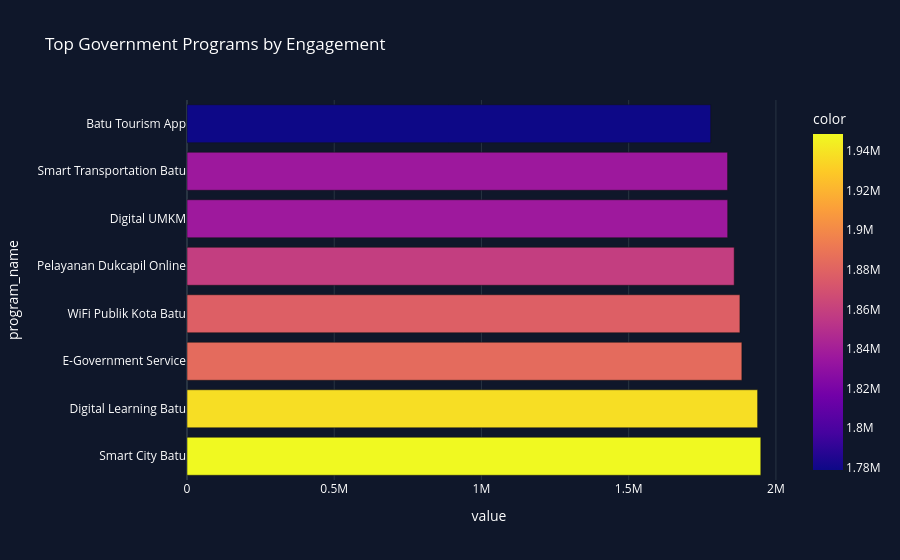

The notebook cell saved with this chart:
### Markdown cell above
STEP 2.6 — TOP GOVERNMENT PROGRAMS BY ENGAGEMENT

### Code cell
program_engagement = (
    df.groupby("program_name")["engagement_score"]
    .sum()
    .sort_values(ascending=False)
    .head(10)
)

fig = px.bar(
    program_engagement,
    orientation="h",
    title="Top Government Programs by Engagement",
    template="plotly_dark",
    color=program_engagement.values
)

fig.update_layout(
    paper_bgcolor="#0F172A",
    plot_bgcolor="#0F172A",
    font_color="white"
)

fig.show()

### Figure 1 — Plotly figure (JSON) as saved in the notebook; plotly's stock layout.template omitted (floating-point values rounded to 4 significant figures)
{"data": [{"hovertemplate": "value=%{x}<br>program_name=%{y}<br>color=%{marker.color}<extra></extra>", "legendgroup": "", "marker": {"color": [1948690, 1937864, 1884377, 1877782, 1858361, 1836277, 1835897, 1778731], "coloraxis": "coloraxis", "pattern": {"shape": ""}}, "name": "", "orientation": "h", "showlegend": false, "textposition": "auto", "type": "bar", "x": [1948690, 1937864, 1884377, 1877782, 1858361, 1836277, 1835897, 1778731], "xaxis": "x", "y": ["Smart City Batu", "Digital Learning Batu", "E-Government Service", "WiFi Publik Kota Batu", "Pelayanan Dukcapil Online", "Digital UMKM", "Smart Transportation Batu", "Batu Tourism App"], "yaxis": "y"}], "layout": {"barmode": "relative", "coloraxis": {"colorbar": {"title": {"text": "color"}}, "colorscale": [[0, "#0d0887"], [0.1111, "#46039f"], [0.2222, "#7201a8"], [0.3333, "#9c179e"], [0.4444, "#bd3786"], [0.5556, "#d8576b"], [0.6667, "#ed7953"], [0.7778, "#fb9f3a"], [0.8889, "#fdca26"], [1, "#f0f921"]]}, "font": {"color": "white"}, "legend": {"tracegroupgap": 0}, "paper_bgcolor": "#0F172A", "plot_bgcolor": "#0F172A", "title": {"text": "Top Government Programs by Engagement"}, "xaxis": {"anchor": "y", "domain": [0, 1], "title": {"text": "value"}}, "yaxis": {"anchor": "x", "domain": [0, 1], "title": {"text": "program_name"}}}}
